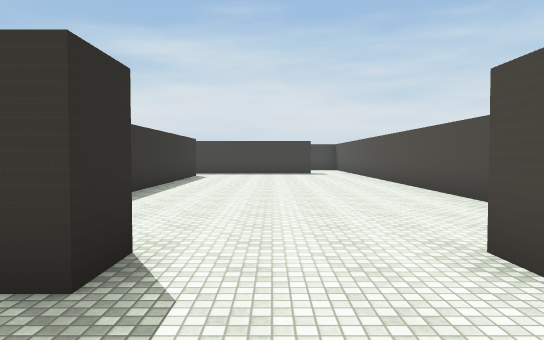
View 1 (above)

24 first-person views from a walk through a scene from a Unity 3-D project. The camera is 1.5 m above the floor, tilts 2° down and sees 70° across. The floor is counted in squares, 2 m on a side. Each view is taken from the middle of a square. On the plan, view 1 faces up. The plan holds only what a view shows up to about 12 squares ahead; the rest is blank. The place goes on beyond the plan. The player character is not drawn. Some animated figures are not drawn. Some surface patterns are stand-ins.

View 2
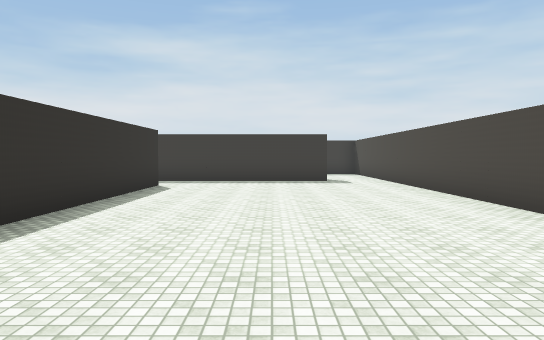

View 3
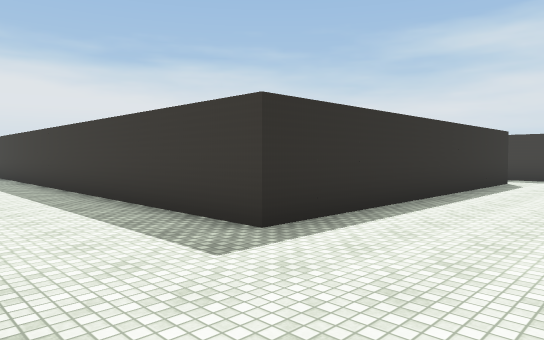

View 4
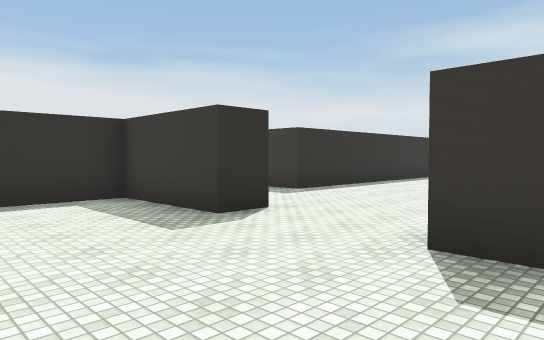

View 5
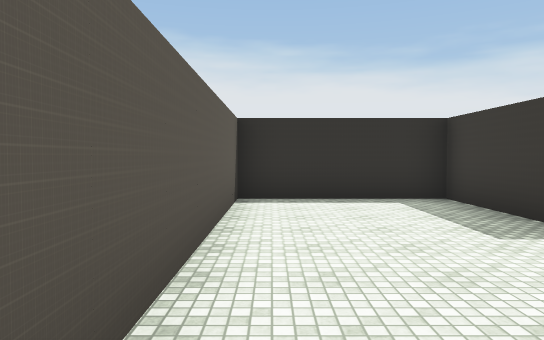

View 6
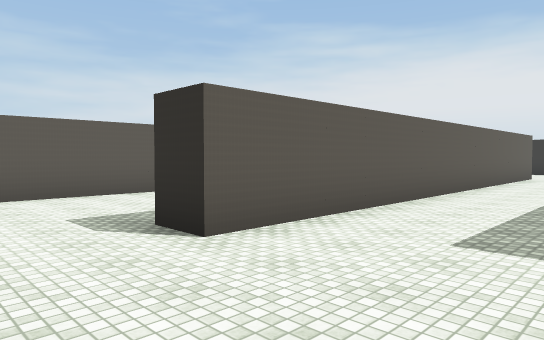

View 7
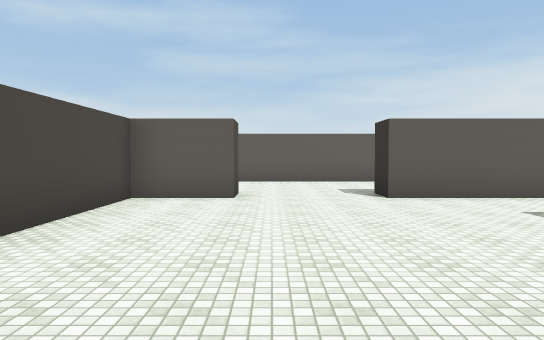

View 8
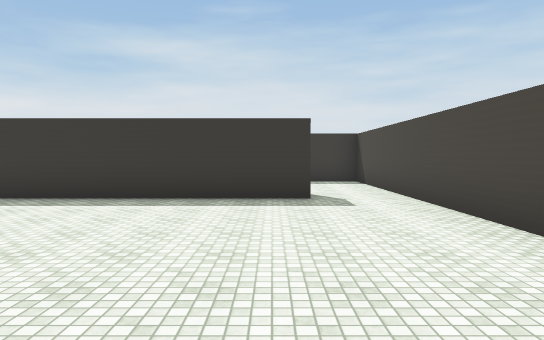

View 9
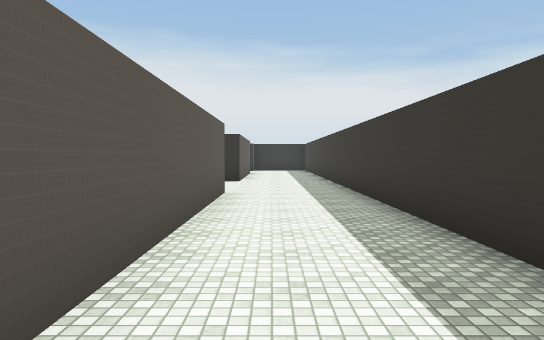

View 10
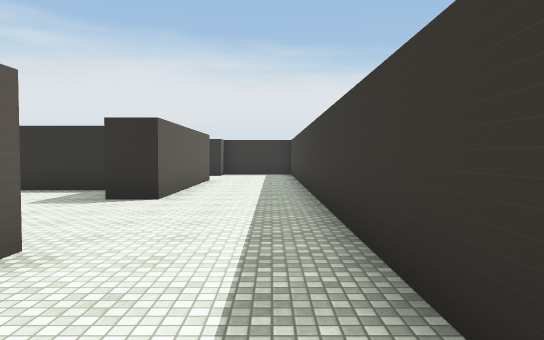

View 11
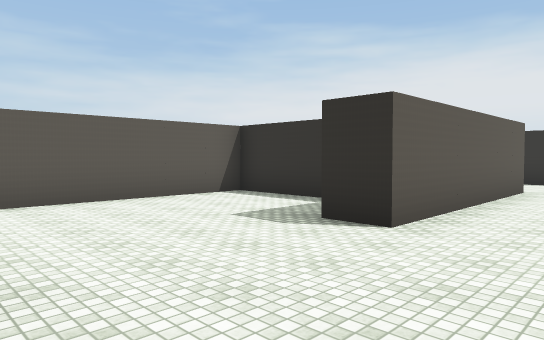

View 12
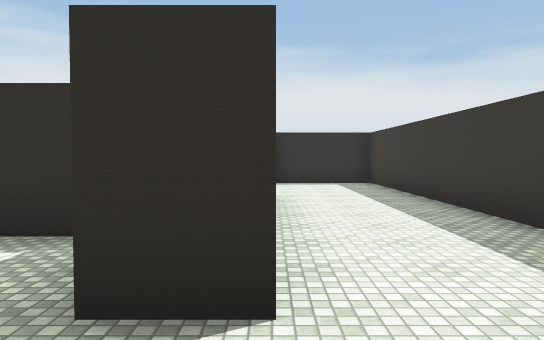

View 13
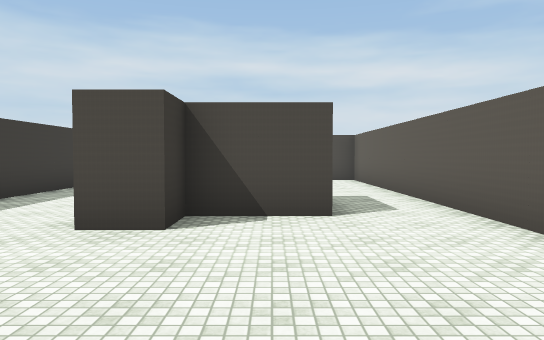

View 14
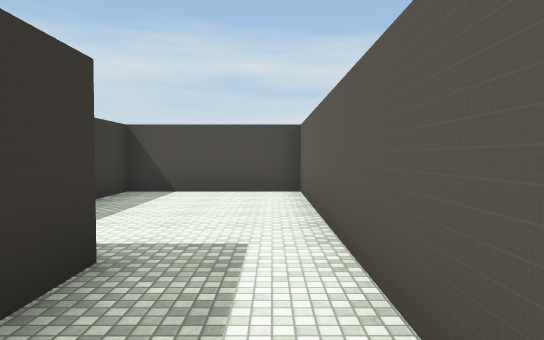

View 15
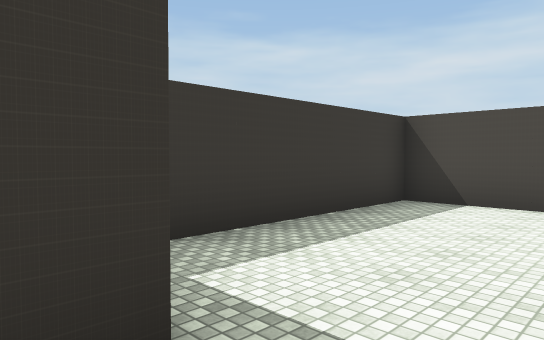

View 16
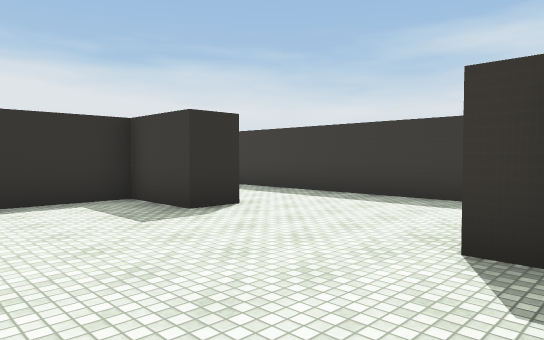

View 17
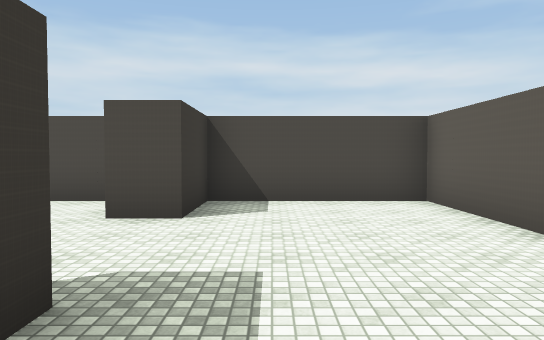

View 18
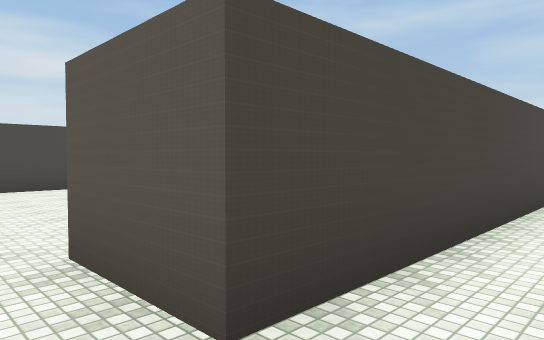

View 19
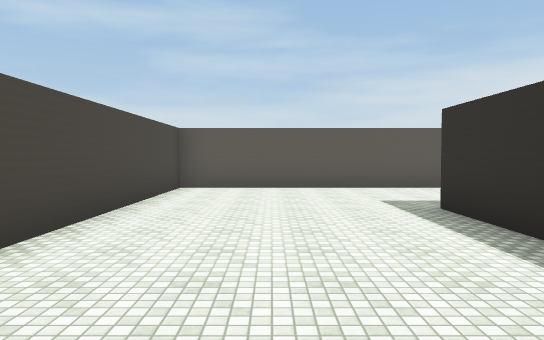

View 20
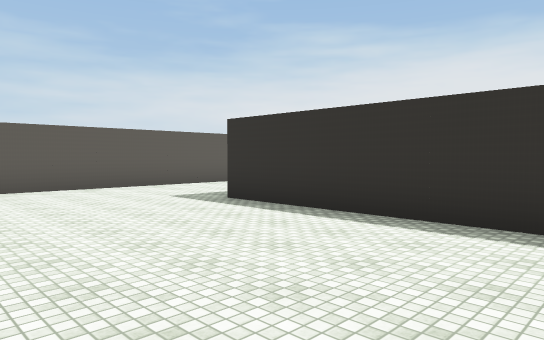

View 21
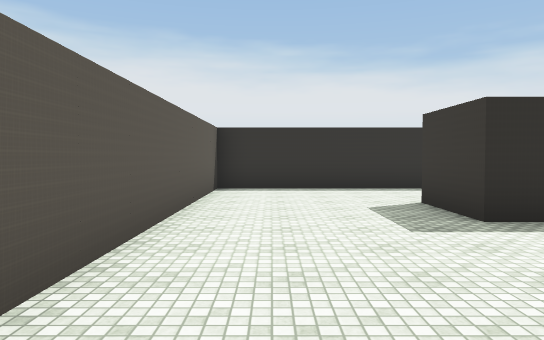

View 22
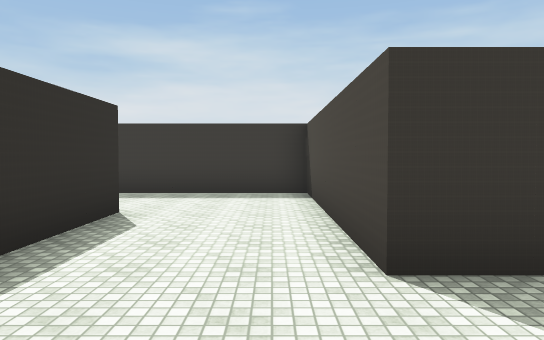

View 23
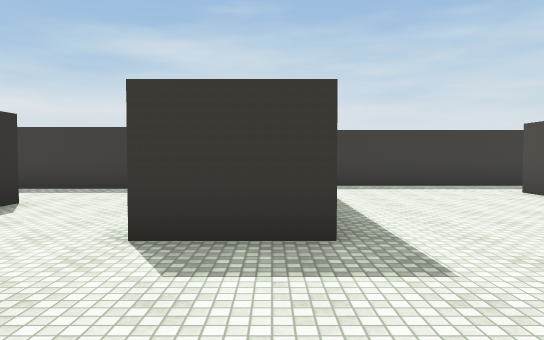

View 24
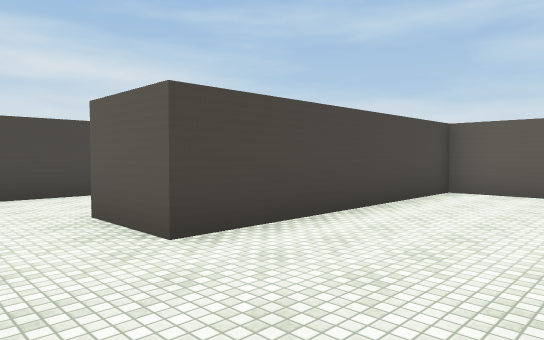

### Floor plan
Ten units are one square. View 1 is at (0, 0); x grows to the right and y downward. Boxes are objects, and circles mark ways between rooms. Rooms are numbered by the first view taken in them; rooms with no view inside come last. Other rooms are left out.
<svg viewBox="-255 -220 295 241">
<path fill="none" stroke="#000" d="M-48 -151 -29 -151 -29 -58 -146 -58M18 -169 -44 -169M-141 -30 -11 -30 -11 -21 -39 -21 -39 16 35 16 35 -21 17 -21 17 -30 35 -30 35 -175M-131 -1 -131 -21 -141 -21 -141 -30M-112 -2 -122 -2M-146 -58 -235 -58M-234 -30 -178 -30 -178 -21 -196 -21 -196 16 -57 16 -57 -21 -102 -21M-94 -152 -94 -104 -113 -104 -113 -160 -159 -160M-159 -132 -141 -132 -141 -67 -48 -67 -48 -151M-44 -169 -84 -169M-159 -104 -159 -132M35 -175 35 -215 21 -215"/>
<circle cx="-150" cy="-45" r="3" fill="#2a7"/>
<circle cx="-35" cy="-160" r="3" fill="#2a7"/>
<circle cx="25" cy="-170" r="3" fill="#2a7"/>
<circle cx="-160" cy="-145" r="3" fill="#2a7"/>
<text x="-10" y="-70">1</text>
<text x="-150" y="-10">2</text>
<text x="-90" y="-110">3</text>
<text x="-250" y="-190">4</text>
</svg>
Room 1 opens to room 2. Room 1 opens to room 3. Room 1 opens to room 4. Room 3 opens to room 4.

Where each view was taken, in squares from view 1:
view 1: 0 up, 0 right, facing up
view 2: 5 up, 0 right, facing up
view 3: 3 up, 0 right, facing up-left
view 4: 1 down, 3 right, facing up-left
view 5: 1 down, 3 right, facing left
view 6: 6 up, 1 right, facing down-left
view 7: 10 up, 1 right, facing down
view 8: 10 up, 1 right, facing up
view 9: 4 up, 6 left, facing left
view 10: 5 up, 11 left, facing left
view 11: 5 up, 14 left, facing down-left
view 12: 3 up, 16 left, facing left
view 13: 1 up, 18 left, facing right
view 14: 1 down, 14 left, facing right
view 15: 1 down, 12 left, facing up-right
view 16: 1 down, 13 left, facing up-left
view 17: 1 up, 3 left, facing right
view 18: 16 up, 6 left, facing down-right
view 19: 16 up, 7 left, facing down
view 20: 16 up, 5 left, facing down-left
view 21: 8 up, 5 left, facing left
view 22: 8 up, 12 left, facing up
view 23: 7 up, 10 left, facing up
view 24: 15 up, 19 left, facing down-right
